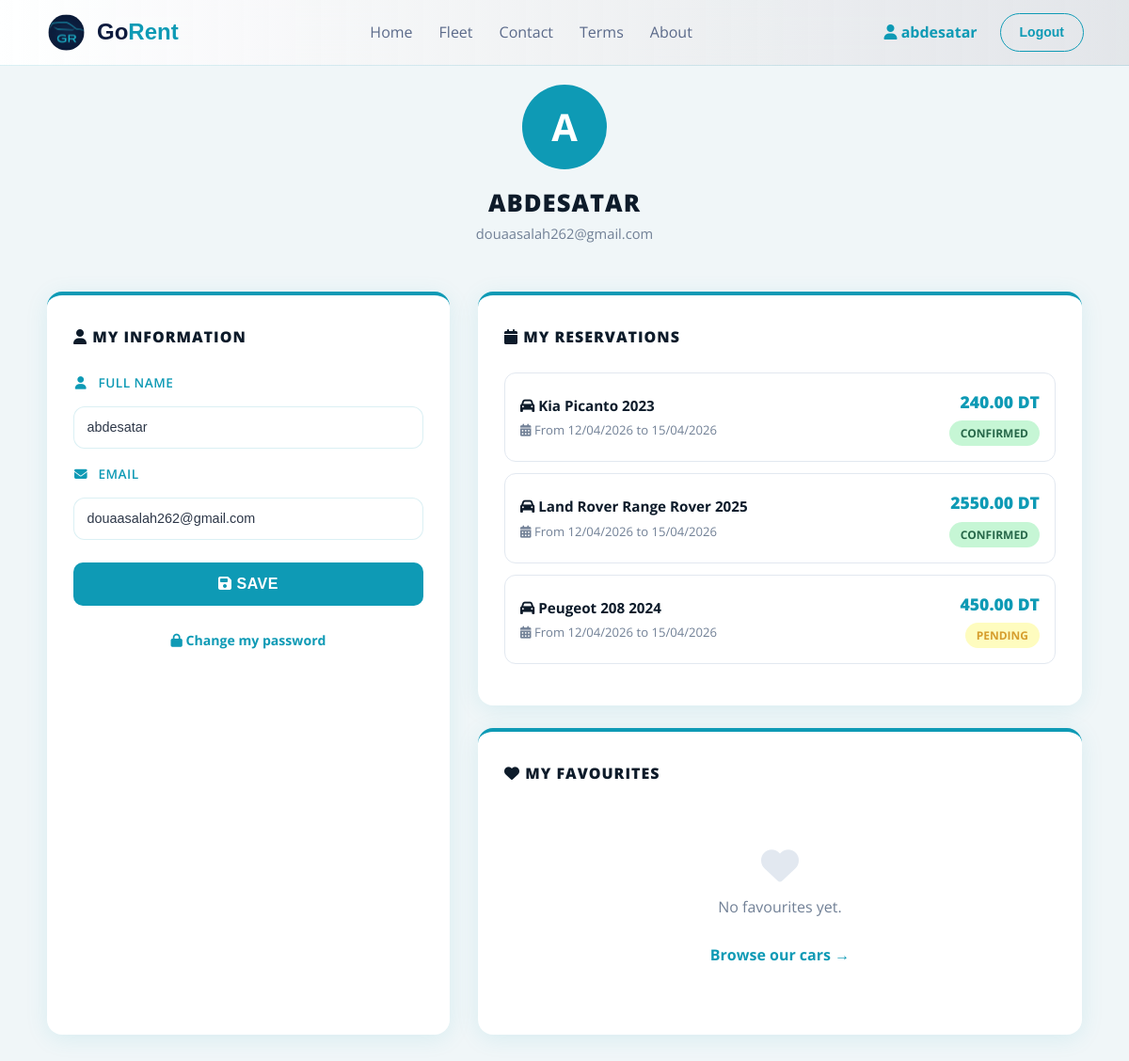
Page /profil.php (signed in) on the committed database.
### tables this page shows
CREATE TABLE `users` (
  `idclient` int(11) NOT NULL,
  `email` varchar(70) NOT NULL,
  `nom` varchar(100) NOT NULL,
  `motdepasse` varchar(100) NOT NULL,
  `created_at` timestamp NOT NULL DEFAULT current_timestamp() ON UPDATE current_timestamp()
);

CREATE TABLE `reservation` (
  `id_reservation` int(11) NOT NULL,
  `id_client` int(11) NOT NULL,
  `id_voiture` int(11) NOT NULL,
  `date_reservation` timestamp NOT NULL DEFAULT current_timestamp(),
  `date_debut` date NOT NULL,
  `date_fin` date NOT NULL,
  `statut` varchar(20) DEFAULT 'Pending',
  `total` decimal(10,2) DEFAULT NULL,
  `telephone` varchar(20) DEFAULT NULL,
  `adresse` text DEFAULT NULL,
  `datenaiss` date DEFAULT NULL,
  `civility` varchar(10) DEFAULT NULL
);

CREATE TABLE `voitures` (
  `id` int(11) NOT NULL,
  `marque` varchar(20) NOT NULL,
  `modele` varchar(20) NOT NULL,
  `annee` int(11) NOT NULL,
  `imgfront` varchar(255) NOT NULL,
  `imginter` varchar(255) NOT NULL,
  `imgcote` varchar(255) NOT NULL,
  `type` varchar(20) NOT NULL,
  `boite` varchar(20) NOT NULL,
  `carburant` varchar(20) NOT NULL,
  `places` int(11) NOT NULL,
  `bagages` int(11) NOT NULL,
  `prix` decimal(6,0) NOT NULL
);

### profil.php (the view, shortened to what this page needs)
<?php
$conn = new mysqli('localhost', 'root', '', 'locationvoitures');
$user_id = $_SESSION['user_id'];
$stmt = $conn->prepare("SELECT nom, email FROM users WHERE idclient = ?");
$stmt->bind_param("i", $user_id);
$stmt->execute();
$stmt->bind_result($nom, $email);
$reservations = [];
$res = $conn->prepare("
    SELECT r.id_reservation, v.marque, v.modele, v.annee, r.date_debut, r.date_fin, r.statut, r.total
    FROM reservation r
    JOIN voitures v ON r.id_voiture = v.id
    WHERE r.id_client = ?
    ORDER BY r.date_reservation DESC
");
$res->bind_param("i", $user_id);
$res->execute();
$result = $res->get_result();
while ($row = $result->fetch_assoc()) {
    $reservations[] = $row;
}
$favoris = [];
?>
<?php include 'navbar.php'; ?>
<div class="profil-page">
    <div class="profil-header">
        <div class="profil-avatar">
            <?= strtoupper(substr($nom, 0, 1)) ?>
        </div>
        <h2><?= htmlspecialchars($nom) ?></h2>
        <p><?= htmlspecialchars($email) ?></p>
    </div>
    <div class="profil-grid">
        <div class="profil-card">
            <h3><i class="fa fa-user"></i> My Information</h3>
            <form method="POST">
                <div class="form-group">
                    <label><i class="fa fa-user"></i> Full Name</label>
                    <input type="text" name="nom" value="<?= htmlspecialchars($nom) ?>" required>
                </div>
                <div class="form-group">
                    <label><i class="fa fa-envelope"></i> Email</label>
                    <input type="email" name="email" value="<?= htmlspecialchars($email) ?>" required>
                </div>
                <button type="submit" name="modifier_profil" class="btn-submit">
                    <i class="fa fa-floppy-disk"></i> Save
                </button>
            </form>
            <br>
            <a href="forgot_password.php"
                style="display:block; text-align:center; color:var(--blue); font-size:0.88rem; font-weight:700; text-decoration:none;">
                <i class="fa fa-lock"></i> Change my password
            </a>
        </div>
        <div class="profil-right-col">
            <div class="reservations-card">
                <h3><i class="fa fa-calendar"></i> My Reservations</h3>
                <?php if (empty($reservations)): ?>
                    <div class="empty-reservations">
                        <i class="fa fa-car"></i>
                        <p>No reservations yet.</p>
                        <br>
                        <a href="home.php#fleet-section" style="color:var(--blue); font-weight:700; text-decoration:none;">
                            Browse our cars →
                        </a>
                    </div>
                <?php else: ?>
                    <?php foreach ($reservations as $r): ?>
                        <div class="reservation-item">
                            <div class="reservation-info">
                                <h4><i class="fa fa-car"></i> <?= $r['marque'] . ' ' . $r['modele'] . ' ' . $r['annee'] ?>
                                </h4>
                                <p><i class="fa fa-calendar-days"></i> From
                                    <?= date('d/m/Y', strtotime($r['date_debut'])) ?> to
                                    <?= date('d/m/Y', strtotime($r['date_fin'])) ?>
                                </p>
                            </div>
                            <div class="reservation-right">
                                <div class="prix"><?= $r['total'] ?? '—' ?> DT</div>
                                <?php
                                $statut = strtolower($r['statut']);
                                $classe = match ($statut) {
                                    'Confirmed', 'confirmed' => 'statut-confirmee',
                                    'Cancelled', 'cancelled' => 'statut-annulee',
                                    default => 'statut-attente'
                                };
                                ?>
                                <span class="statut <?= $classe ?>"><?= $r['statut'] ?></span>
                            </div>
                        </div>
                    <?php endforeach; ?>
                <?php endif; ?>
            </div>
            <div class="reservations-card">
                <h3><i class="fa fa-heart"></i> My Favourites</h3>
                <?php if (empty($favoris)): ?>
                    <div class="empty-reservations">
                        <i class="fa fa-heart"></i>
                        <p>No favourites yet.</p>
                        <br>
                        <a href="home.php#fleet-section" style="color:var(--blue); font-weight:700; text-decoration:none;">
                            Browse our cars →
                        </a>
                    </div>
                <?php endif; ?>
            </div>
        </div>
    </div>
</div>
</body>
</html>

### styles/style.css (style rules this page uses)
:root { --bg: #f0f3f8; --navy: #0d1b3e; --blue: #0e9ab5; --blue-soft: #EBF4F6; --btnsrv: #0b7d94; --border: rgba(255, 255, 255, 0.5); --text: #0d1b3e; --text-m: #5b6a8a; --font-h: "Urbanist", sans-serif; --font-b: "Urbanist", sans-serif; --nav-height: 70px; --addmin: #1a202c; }
*, *::before, *::after { box-sizing: border-box; margin: 0; padding: 0; }
html { scroll-behavior: smooth; }
body { background: var(--bg); color: var(--text); font-family: var(--font-b); font-size: 16px; line-height: 1.6; overflow-x: hidden; opacity: 0; transition: opacity 0.5s ease-in-out; }
body.loaded { opacity: 1; }
a { text-decoration: none; }

### styles/home.css (style rules this page uses)
body { font-family: 'Segoe UI', sans-serif; }
.form-group { display: flex; flex-direction: column; gap: 6px; margin-bottom: 16px; width: 100%; }
.form-group label { font-size: 0.78rem; font-weight: 700; color: var(--blue); text-transform: uppercase; letter-spacing: 0.5px; }
.form-group label i { margin-right: 5px; }
.form-group select, .form-group input { border: 1.5px solid #e2e8f0; border-radius: 10px; padding: 11px 14px; font-size: 0.92rem; color: #2d3748; background: #f8fafc; outline: none; width: 100%; transition: border-color 0.2s; cursor: pointer; }

### styles/profil.css (style rules this page uses)
:root { --blue: #0e9ab5; --btnsrv: #0a7a91; }
.profil-page { background: #f0f6f8; min-height: 100vh; padding: 90px 40px; }
.profil-header { text-align: center; margin-bottom: 50px; }
.profil-avatar { width: 90px; height: 90px; background: var(--blue); color: white; border-radius: 50%; display: flex; align-items: center; justify-content: center; font-size: 2.5rem; font-weight: 700; margin: 0 auto 16px; }
.profil-header h2 { font-size: 1.6rem; font-weight: 800; color: #0d1b2a; text-transform: uppercase; letter-spacing: 1px; }
.profil-header p { color: #718096; font-size: 0.92rem; }
.profil-grid { display: grid; grid-template-columns: 1fr 1.5fr; gap: 30px; max-width: 1100px; margin: 0 auto; }
.profil-card { background: white; border-radius: 16px; padding: 32px 28px; box-shadow: 0 4px 24px rgba(14, 154, 181, 0.1); border-top: 4px solid var(--blue); }
.profil-card h3 { font-size: 1rem; font-weight: 800; color: #0d1b2a; text-transform: uppercase; letter-spacing: 1px; margin-bottom: 24px; }
.form-group { display: flex; flex-direction: column; gap: 6px; margin-bottom: 16px; }
.form-group label { font-size: 0.78rem; font-weight: 700; color: var(--blue); text-transform: uppercase; letter-spacing: 0.5px; }
.form-group input { border: 1.5px solid #e2e8f0; border-radius: 10px; padding: 11px 14px; font-size: 0.92rem; color: #2d3748; background: #f8fafc; outline: none; width: 100%; transition: border-color 0.2s; box-sizing: border-box; }
.btn-submit { width: 100%; background: var(--blue); color: white; border: none; border-radius: 10px; padding: 14px; font-size: 1rem; font-weight: 700; cursor: pointer; margin-top: 8px; text-transform: uppercase; transition: background 0.2s; }
.reservations-card { background: white; border-radius: 16px; padding: 32px 28px; box-shadow: 0 4px 24px rgba(14, 154, 181, 0.1); border-top: 4px solid var(--blue); }
.reservations-card h3 { font-size: 1rem; font-weight: 800; color: #0d1b2a; text-transform: uppercase; letter-spacing: 1px; margin-bottom: 24px; }
.reservation-item { display: flex; justify-content: space-between; align-items: center; padding: 16px; border: 1.5px solid #e2e8f0; border-radius: 12px; margin-bottom: 12px; transition: border-color 0.2s; }
.reservation-info h4 { font-size: 0.95rem; font-weight: 700; color: #0d1b2a; margin-bottom: 4px; }
.reservation-info p { font-size: 0.82rem; color: #718096; }
.reservation-right { text-align: right; }
.reservation-right .prix { font-size: 1.1rem; font-weight: 800; color: var(--blue); margin-bottom: 6px; }
.statut { display: inline-block; padding: 4px 12px; border-radius: 50px; font-size: 0.75rem; font-weight: 700; text-transform: uppercase; }
.statut-attente { background: #fefcbf; color: #d69e2e; }
.statut-confirmee { background: #c6f6d5; color: #276749; }
.empty-reservations { text-align: center; padding: 40px 20px; color: #718096; }
.empty-reservations i { font-size: 2.5rem; color: #e2e8f0; margin-bottom: 12px; }
.profil-right-col { display: flex; flex-direction: column; gap: 24px; }

### rows in the picture
users: nom "A", nom "ABDESATAR", email "douaasalah262@gmail.com", nom "abdesatar"
reservation: id_voiture.marque "Kia", id_voiture.modele "Picanto", id_voiture.annee "2023", date_debut "12/04/2026", date_fin "15/04/2026", total "240.00", statut "CONFIRMED"
reservation: id_voiture.marque "Land Rover", id_voiture.modele "Range Rover", id_voiture.annee "2025", date_debut "12/04/2026", date_fin "15/04/2026", total "2550.00", statut "CONFIRMED"
reservation: id_voiture.marque "Peugeot", id_voiture.modele "208", id_voiture.annee "2024", date_debut "12/04/2026", date_fin "15/04/2026", total "450.00", statut "PENDING"

### other values in the picture
$_SESSION['user_nom'] "abdesatar"
